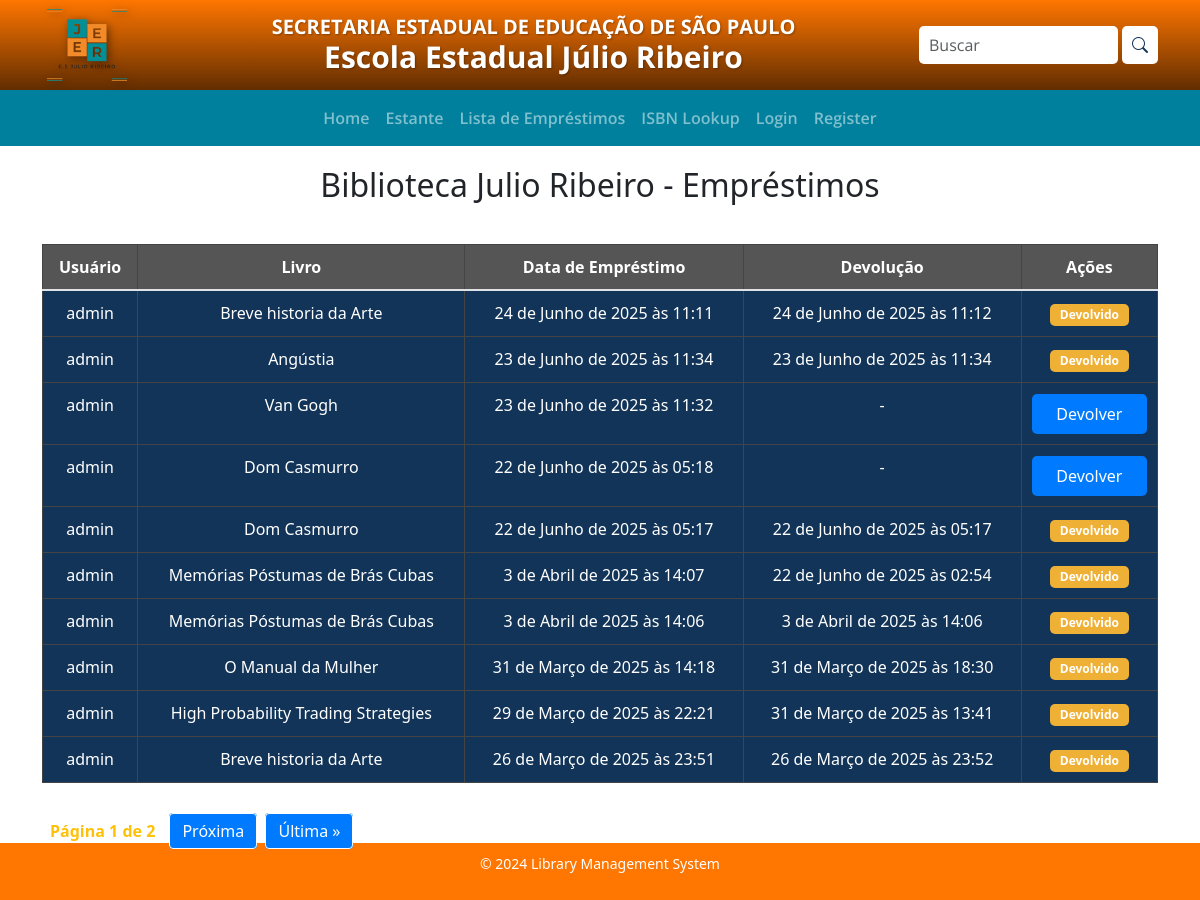
Before: /borrow_list/ (signed in) with the older database file.
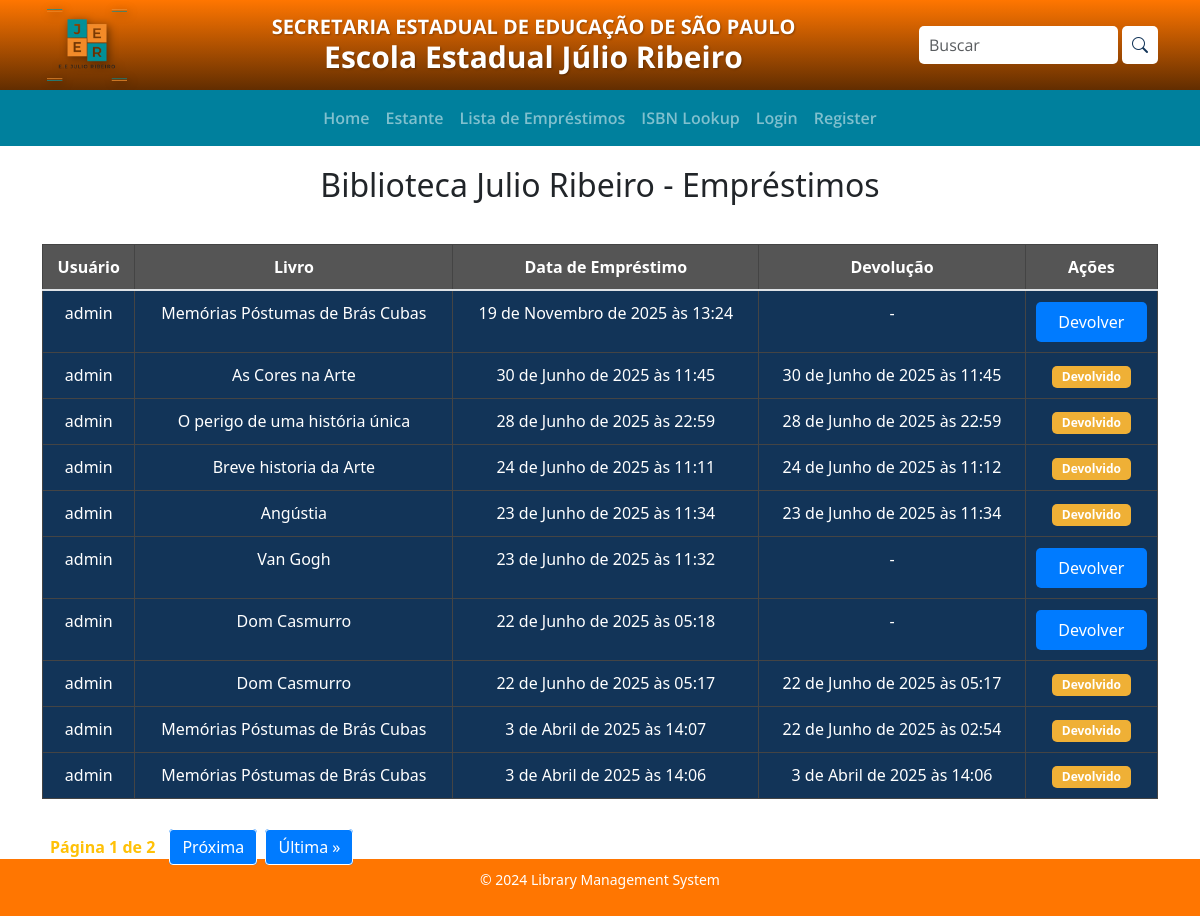
After: the same page with the newer database file.
### library/models.py (models this page shows, shortened)
class Borrow(models.Model):
    book = models.ForeignKey(Book, on_delete=models.CASCADE)
    user = models.ForeignKey(User, on_delete=models.CASCADE)
    borrow_date = models.DateTimeField(auto_now_add=True)
    scheduled_return_date = models.DateTimeField(null=True, blank=True)
    return_date = models.DateTimeField(null=True, blank=True)

class User(AbstractBaseUser, PermissionsMixin):
    ra = models.CharField(max_length=20, unique=True, primary_key=True)
    name = models.CharField(max_length=255)
    email = models.EmailField(unique=True)
    phone = models.CharField(max_length=15)
    is_active = models.BooleanField(default=True)
    is_staff = models.BooleanField(default=False)
    objects = UserManager()
    USERNAME_FIELD = 'ra'
    REQUIRED_FIELDS = ['name', 'email', 'phone']
    def __str__(self):
        return self.name

class Book(models.Model):
    title = models.CharField(max_length=255)
    description = models.TextField(blank=True)
    category = models.ForeignKey(CategoryBook, on_delete=models.CASCADE)
    author = models.ForeignKey(Author, on_delete=models.CASCADE)
    isbn = models.CharField(max_length=13, unique=True)
    copies = models.IntegerField(default=1)
    reserved_by = models.ForeignKey(
        User, null=True, blank=True, on_delete=models.SET_NULL, related_name='reserved_books'
    )
    photo = models.ImageField(
        upload_to='books/', null=True, blank=True)  # Allow image upload
    photo_url = models.URLField(blank=True, null=True)
    publisher = models.ForeignKey(Publisher, on_delete=models.CASCADE)

### library/views.py (the view)
# urls.py: path('borrow_list/', views.borrow_book_list, name='borrow_book_list'),
@login_required
def borrow_book_list(request):
    borrows = Borrow.objects.filter(user=request.user).order_by('-id')
    paginator = Paginator(borrows, 10)  # 10 por página
    page_number = request.GET.get('page')
    borrows = paginator.get_page(page_number)
    return render(request, 'library/borrow_book_list.html', {'borrows': borrows})

### library/templates/library/borrow_book_list.html (shortened to what this page needs)
{% extends "library/base.html" %}
{% load static %}
{% block content %}
<link rel="stylesheet" href="{% static 'borrow_book_list.css' %}" />
<body>
  <div class="titulo">
    <h1>Biblioteca Julio Ribeiro - Empréstimos</h1>
  </div>
  <div class="container mt-4">
    {% if borrows %}
    <div class="table-container">
      <table class="table">
        <thead>
          <tr>
            <th>Usuário</th>
            <th>Livro</th>
            <th>Data de Empréstimo</th>
            <th>Devolução</th>
            <th>Ações</th>
          </tr>
        </thead>
        <tbody>
          {% for borrow in borrows %}
          <tr>
            <td>{{ borrow.user }}</td>
            <td>{{ borrow.book.title }}</td>
            <td>{{ borrow.borrow_date }}</td>
            <td>{{ borrow.return_date|default:"-" }}</td>
            <td>
              {% if not borrow.return_date %}
              <form method="POST" action="{% url 'library:return_book' borrow.pk %}" class="return-form">
                <button type="submit" class="return-btn">Devolver</button>
              </form>
              {% else %}
              <span class="badge">Devolvido</span>
              {% endif %}
            </td>
          </tr>
          {% endfor %}
        </tbody>
      </table>
    </div>
    <div class="pagination">
      <span class="step-links">
        <span class="current">
          Página {{ borrows.number }} de {{ borrows.paginator.num_pages }}
        </span>
        {% if borrows.has_next %}
          <a href="?page={{ borrows.next_page_number }}">Próxima</a>
          <a href="?page={{ borrows.paginator.num_pages }}">Última &raquo;</a>
        {% endif %}
      </span>
    </div>
    {% else %}
    <p class="text-light">Nenhum empréstimo registrado.</p>
    {% endif %}
  </div>
</body>
</html>
{% endblock %}

### library/templates/library/base.html (shortened to what this page needs)
{% load static %}
<!DOCTYPE html>
<html lang="en">
  <head>
    <link
      rel="stylesheet"
      href="https://stackpath.bootstrapcdn.com/bootstrap/4.5.2/css/bootstrap.min.css" />
    <link rel="stylesheet" type="text/css" href="{% static 'home.css' %}" />
    <link
      href="https://cdn.jsdelivr.net/npm/bootstrap@5.3.3/dist/css/bootstrap.min.css"
      rel="stylesheet" />
    <link
      href="https://cdn.jsdelivr.net/npm/bootstrap-icons@1.10.5/font/bootstrap-icons.css"
      rel="stylesheet" />
    <link rel="stylesheet" type="text/css" href="{% static 'home.css' %}" />
  </head>
  <body>
    <header class="ifsp-header">
      <div class="container d-flex justify-content-between align-items-center">
        <div class="school-logo me-3">
          <img src="{% static 'images/jr-logo.png' %}" alt="Logo" height="80" />
        </div>
        <div class="flex-grow-1 text-center">
          <h1 class="school-title mb-0">
            SECRETARIA ESTADUAL DE EDUCAÇÃO DE SÃO PAULO<br />
            <span>Escola Estadual Júlio Ribeiro</span>
          </h1>
        </div>
        <div class="search-and-social">
          <form class="search-form" role="search" method="get">
            <input
              class="form-control"
              type="search"
              name="q"
              placeholder="Buscar" />
            <button class="btn btn-light" type="submit">
              <i class="bi bi-search"></i>
            </button>
          </form>
        </div>
      </div>
      <nav class="menu-bar navbar navbar-expand-lg navbar-dark">
        <div class="container">
          <div class="collapse navbar-collapse" id="navbarNav">
            <ul class="navbar-nav mx-auto">
              <li class="nav-item">
                <a
                  class="nav-link {% if request.resolver_match.url_name == 'home' %}active{% endif %}"
                  href="{% url 'library:home' %}"
                  >Home</a
                >
              </li>
              {% if request.resolver_match.url_name == "login" %}
              <li class="nav-item">
                <a class="nav-link" href="{% url 'library:register' %}"
                  >Register</a
                >
              </li>
              {% elif request.resolver_match.url_name == "register" %}
              <li class="nav-item">
                <a class="nav-link" href="{% url 'library:login' %}">Login</a>
              </li>
              {% else %}
              <li class="nav-item">
                <a class="nav-link" href="{% url 'library:book_list' %}"
                  >Estante</a
                >
              </li>
              <li class="nav-item">
                <a class="nav-link" href="{% url 'library:borrow_book_list' %}">
                  Lista de Empréstimos
                </a>
              </li>
              <li class="nav-item">
                <a class="nav-link" href="{% url 'library:isbn_lookup' %}"
                  >ISBN Lookup</a
                >
              </li>
              <li class="nav-item">
                <a class="nav-link" href="{% url 'library:login' %}">Login</a>
              </li>
              <li class="nav-item">
                <a class="nav-link" href="{% url 'library:register' %}"
                  >Register</a
                >
              </li>
              {% endif %}
            </ul>
          </div>
        </div>
      </nav>
    </header>
    <main>
      {% block content %}{% endblock %}
    <footer>
      <p>&copy; 2024 Library Management System</p>
    </footer>
  </body>
</html>

### library/static/home.css (style rules this page uses)
* { margin: 0; padding: 0; box-sizing: border-box; }
footer { margin-top: auto; text-align: center; background-color: #FF7601; color: white; padding: 10px; }
footer { font-size: 14px; text-align: center; font-weight: 400; }
.ifsp-header { background: linear-gradient(to bottom, #FF7601, black); color: white; font-family: 'Open Sans', sans-serif; }
.school-logo { display: inline-block; padding: 5px; border-radius: 8px; filter: drop-shadow(2px 2px 4px rgba(0, 0, 0, 0.5)); }
.school-title { font-size: 20px; font-weight: 700; color: white; text-shadow: 1px 1px 2px rgba(0,0,0,0.3); }
.school-title span { font-size: 30px; display: block; }
.search-and-social { display: flex; align-items: center; gap: 0.5rem; }
.search-and-social { display: flex; align-items: center; gap: 10px; }
.search-form { display: flex; gap: 4px; }
.search-form input { border-radius: 5px; border: none; padding: 6px 10px; min-width: 180px; }
.search-form button { background-color: white; border: none; border-radius: 5px; color: #123458; padding: 6px 10px; }
.menu-bar { background-color: #00809D; padding: 8px 0; }
.menu-bar .nav-link { color: white; font-weight: 600; padding: 8px 16px; border-radius: 4px; z-index: 2; }

### library/static/borrow_book_list.css (style rules this page uses)
.titulo h1 { text-align: center; font-size: 32px; margin-top: 20px; }
.table-container { margin-top: 40px; width: 100%; overflow-x: auto; }
.table { width: 100%; border-collapse: collapse; background-color: #123458; border-radius: 10px; }
.table th, .table td { padding: 10px; text-align: center; color: white; border: 1px solid #444; background-color: #123458; }
.table th { background-color: #555; }
.table tbody tr:nth-child(even) { background-color: #444; }
.return-btn { padding: 8px 16px; background-color: #007bff; color: white; border: none; border-radius: 5px; cursor: pointer; transition: background-color 0.3s ease; }
.badge { background-color: #EFB036; color: white; padding: 5px 10px; border-radius: 5px; }
.return-form { margin-top: 1px; display: flex; flex-direction: column; gap: 10px; }
.pagination { text-align: center; margin-top: 20px; }
.pagination .step-links { display: inline-block; }
.pagination a { color: white; padding: 6px 12px; text-decoration: none; border: 1px solid white; margin: 0 2px; border-radius: 4px; background-color: #007bff; }
.pagination .current { color: #ffc107; margin: 0 8px; font-weight: bold; }

Changed rows visible on the page:
no longer on this page (row unchanged): Borrow: user "admin", book "O Manual da Mulher", borrow_date "31 de Março de 2025 às 14:18", return_date "31 de Março de 2025 às 18:30", shows "Devolvido"
no longer on this page (row unchanged): Borrow: user "admin", book "High Probability Trading Strategies", borrow_date "29 de Março de 2025 às 22:21", return_date "31 de Março de 2025 às 13:41", shows "Devolvido"
no longer on this page (row unchanged): Borrow: user "admin", book "Breve historia da Arte", borrow_date "26 de Março de 2025 às 23:51", return_date "26 de Março de 2025 às 23:52", shows "Devolvido"
added Borrow: user "admin", book "Memórias Póstumas de Brás Cubas", borrow_date "19 de Novembro de 2025 às 13:24", return_date "-", shows "Devolver"
added Borrow: user "admin", book "As Cores na Arte", borrow_date "30 de Junho de 2025 às 11:45", return_date "30 de Junho de 2025 às 11:45", shows "Devolvido"
added Borrow: user "admin", book "O perigo de uma história única", borrow_date "28 de Junho de 2025 às 22:59", return_date "28 de Junho de 2025 às 22:59", shows "Devolvido"
